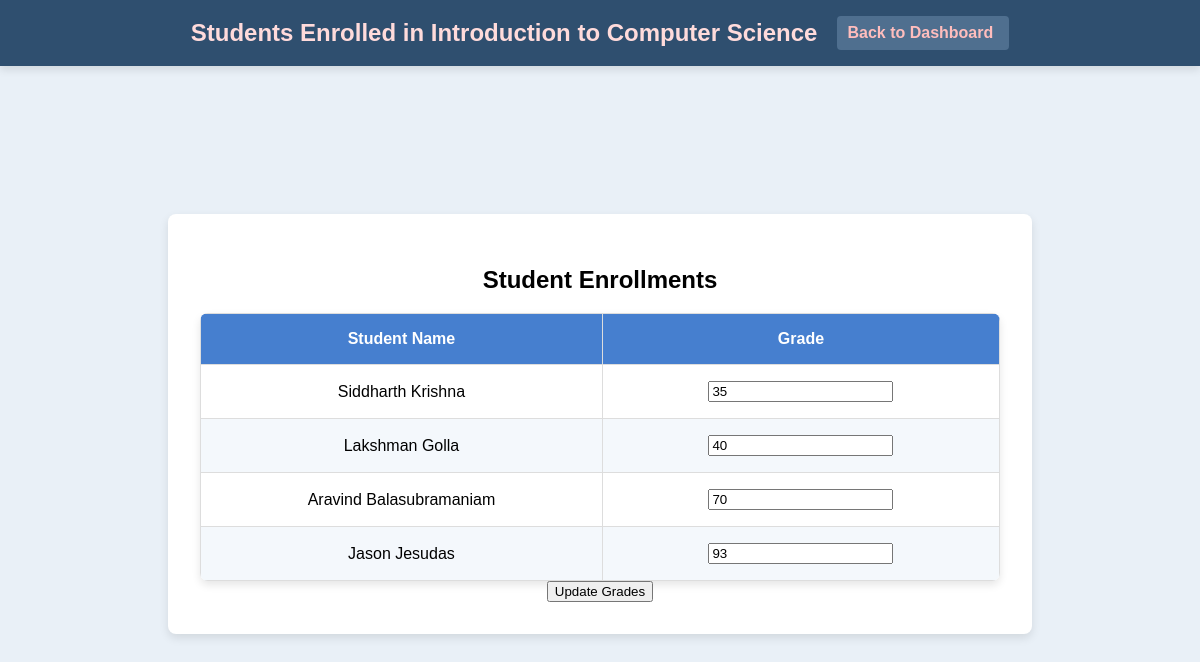
Page /teacher/course/1/students (signed in) on the committed database.
### app.py (models this page shows, shortened)
class Course(db.Model):
    id = db.Column(db.Integer, primary_key=True)
    course_code = db.Column(db.String(10))
    course_name = db.Column(db.String(100))
    capacity = db.Column(db.Integer)
    teacher_id = db.Column(db.Integer, db.ForeignKey('user.id'))
    teacher = db.relationship('User', backref='teaching_courses', foreign_keys=[teacher_id])
    time = db.Column(db.String(50))
    enrolled_count = db.Column(db.Integer, default=0)

class User(UserMixin, db.Model):
    id = db.Column(db.Integer, primary_key=True)
    username = db.Column(db.String(150))
    password = db.Column(db.String(150))
    role = db.Column(db.String(50))

class Enrollment(db.Model):
    id = db.Column(db.Integer, primary_key=True)
    course_id = db.Column(db.Integer, db.ForeignKey('course.id'))
    user_id = db.Column(db.Integer, db.ForeignKey('user.id'))
    grade = db.Column(db.String(5))
    user = db.relationship('User', backref='enrollments')
    course = db.relationship('Course', backref='enrollments', lazy=True)

### app.py (the view, shortened to what this page needs)
@app.route('/teacher/course/<int:course_id>/students', methods=['GET', 'POST'])
@login_required
def view_students(course_id):
    if current_user.role != 'teacher':
        flash("Access denied: Only teachers can view this page.", "danger")
        return redirect(url_for('login'))
    course = Course.query.filter_by(id=course_id, teacher_id=current_user.id).first()
    if not course:
        flash("You do not have permission to view students for this course.", "danger")
        return redirect(url_for('teacher_dashboard'))
    enrollments = Enrollment.query.filter_by(course_id=course.id).all()
    students = [(User.query.get(enrollment.user_id), enrollment) for enrollment in enrollments]
    return render_template('students_enrolled.html', course=course, students=students)

### app.py (called while the page is built)
@login_manager.user_loader
def load_user(user_id):
    return User.query.get(int(user_id))

### templates/students_enrolled.html (shortened to what this page needs)
<!DOCTYPE html>
<html lang="en">
<head>
    <link rel="stylesheet" href="{{ url_for('static', filename='styles.css') }}">
</head>
<body>
    <div class="header">
        <h1>Students Enrolled in {{ course.course_name }}</h1>
        <a href="{{ url_for('teacher_dashboard') }}" class="back-to-dashboard sign-out">Back to Dashboard</a>
    </div>
    <div class="container">
        <h2>Student Enrollments</h2>
        <form method="POST">
            <table>
                <thead>
                    <tr>
                        <th>Student Name</th>
                        <th>Grade</th>
                    </tr>
                </thead>
                <tbody>
                    {% for student, enrollment in students %}
                    <tr>
                        <td>{{ student.username }}</td>
                        <td>
                            <input type="text" name="{{ enrollment.id }}" value="{{ enrollment.grade or '' }}">
                        </td>
                    </tr>
                    {% endfor %}
                </tbody>
            </table>
            <button type="submit">Update Grades</button>
        </form>
    </div>
</body>
</html>

### static/styles.css (style rules this page uses)
body { font-family: Arial, sans-serif; background-color: #e9f0f7; margin: 0; display: flex; justify-content: center; align-items: center; min-height: 100vh; }
.container { max-width: 800px; width: 100%; background-color: #ffffff; padding: 2rem; border-radius: 8px; box-shadow: 0px 4px 10px rgba(0, 0, 0, 0.1); text-align: center; margin: 5rem auto 2rem; }
.header { width: 100%; background-color: #2f4f6f; color: #fff; padding: 1rem 0; display: flex; justify-content: center; align-items: center; box-shadow: 0px 4px 8px rgba(0, 0, 0, 0.1); position: fixed; top: 0; left: 0; z-index: 10; margin-bottom: 20px; }
.header h1, .header h2 { margin: 0; color: #ffdbdb; }
.header h1 { font-size: 1.5rem; margin-right: 20px; }
.sign-out { color: #ffbdbd; text-decoration: none; font-weight: bold; padding: 0.5rem 1rem; border-radius: 4px; background-color: #4f6f8f; padding-left: 10px; }
table { width: 100%; border-collapse: collapse; margin-top: 1rem; text-align: center; border-radius: 8px; overflow: hidden; box-shadow: 0px 4px 8px rgba(0, 0, 0, 0.1); }
th, td { border: 1px solid #ddd; padding: 1rem; }
th { background-color: #467fcf; color: #fff; font-weight: bold; }
tr:nth-child(even) { background-color: #f4f8fc; }

### rows in the picture
Course: course_name "Introduction to Computer Science"
User: username "Siddharth Krishna", grade "35"
User: username "Lakshman Golla", grade "40"
User: username "Aravind Balasubramaniam", grade "70"
User: username "Jason Jesudas", grade "93"
